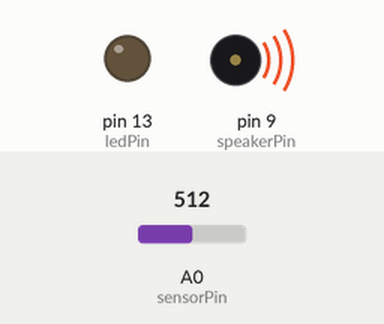
Bench run of a sketch on a simulated Arduino Uno, built with avr-gcc and run on an emulated ATmega328P. Shown: output pins drawn as LEDs (lit = HIGH), buzzer (waves = sounding). Dashed ring = blinking. Inputs (shaded band) come from the test bench; at power-on: A0 (sensorPin) = 512. What the sketch prints to the serial monitor is not drawn.

Above: at 1.2 s.
1.3 s: A0 (sensorPin) set to 54
At 2.04 s:
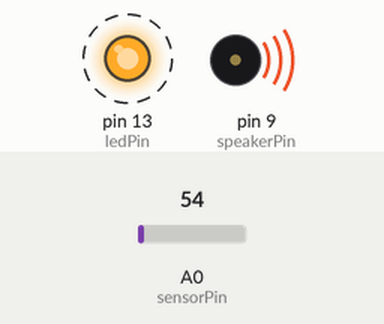
4.3 s: A0 (sensorPin) set to 48
7.3 s: A0 (sensorPin) set to 93
At 7.61 s:
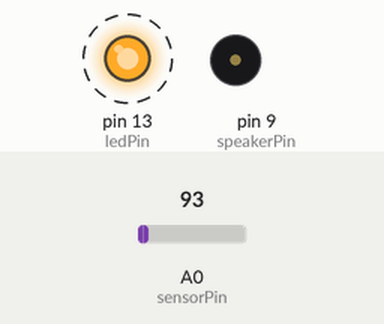
10.3 s: A0 (sensorPin) set to 107
13.3 s: A0 (sensorPin) set to 10
At 13.69 s:
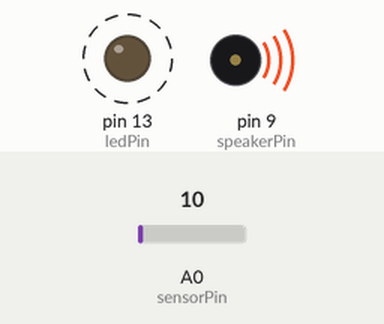
16.3 s: A0 (sensorPin) set to 7
At 16.74 s:
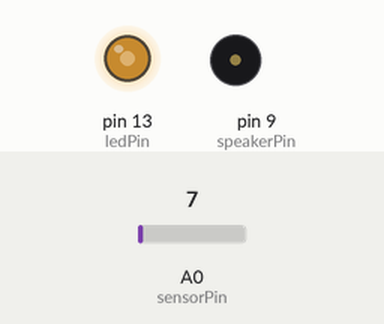
Timing chart, 0 to 20.3 s (numbered marks = the images above; inputs shaded):
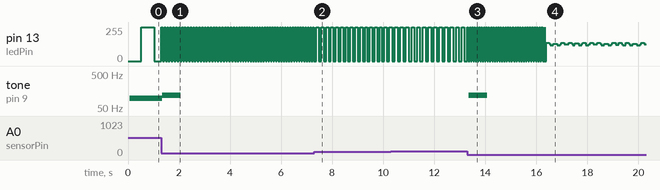

The sketch:

motionAlarm.ino
```cpp
const int ledPin = 13;
const int sensorPin = 0;
const int speakerPin = 9;
const int minFrequency = 1; //1ms cycles = 500Hz
const int maxFrequency = 10; //10ms cycles = 50Hz

long prevLedBlink = 0;
long prevSpeaker = 0;
long prevAvg = 0;
int prevSensor = 0;
int ledState = LOW;
int speakerState = LOW;
int avgLight = 0;
int avgInterval = 2000;

void setup() {
  pinMode(ledPin, OUTPUT);
  pinMode(speakerPin, OUTPUT);
  Serial.begin(9600);
}

void loop() {
  unsigned long currentMillis = millis();
  int sensorRead = analogRead(sensorPin);
  int rate = map(sensorRead, 200, 800, minFrequency, maxFrequency);
  if(currentMillis - prevLedBlink > sensorRead){
    prevLedBlink = currentMillis;
    toggleLed();
  }
  //Serial.println("current: "+sensorRead);
  if(currentMillis - prevAvg > avgInterval){
    avgLight = (prevSensor+sensorRead)/2;
    prevAvg = currentMillis;
  }
  Serial.println(abs(avgLight-sensorRead));
  if(abs(avgLight - sensorRead) > 50){
    if(currentMillis - prevSpeaker > 1){
      prevSpeaker = currentMillis;
      pulseSpeaker();
    }
  }
  prevSensor = sensorRead;
}

void toggleLed() {
  if(ledState == LOW){
    ledState = HIGH;
  }
  else{
    ledState = LOW;
  }
  digitalWrite(ledPin, ledState);
}
void pulseSpeaker() {
  if(speakerState == LOW){
    speakerState = HIGH;
  }
  else{
    speakerState = LOW;
  }
  digitalWrite(speakerPin, speakerState);
}
```

Measured:
- the behaviour switches between 9 and 8 on A0 (sensorPin) (found by bisection; images 3 and 4)
- after the input at 1.3 s, pin 13 (ledPin): alternates 255/255 for 0.06 s and 0/255 for 0.06 s, starting at once; tone on pin 9 (speakerPin): 96 Hz → 120 Hz after 0.05 s, → silent 0.72 s later
- after the input at 7.3 s, pin 13 (ledPin): alternates 255/255 for 0.10 s and 0/255 for 0.10 s, starting after 0.08 s
- after the input at 13.3 s, pin 13 (ledPin): alternates 255/255 for 0.01 s and 0/255 for 0.01 s, starting at once; tone on pin 9 (speakerPin): silent → 120 Hz after 0.06 s, → silent 0.72 s later
